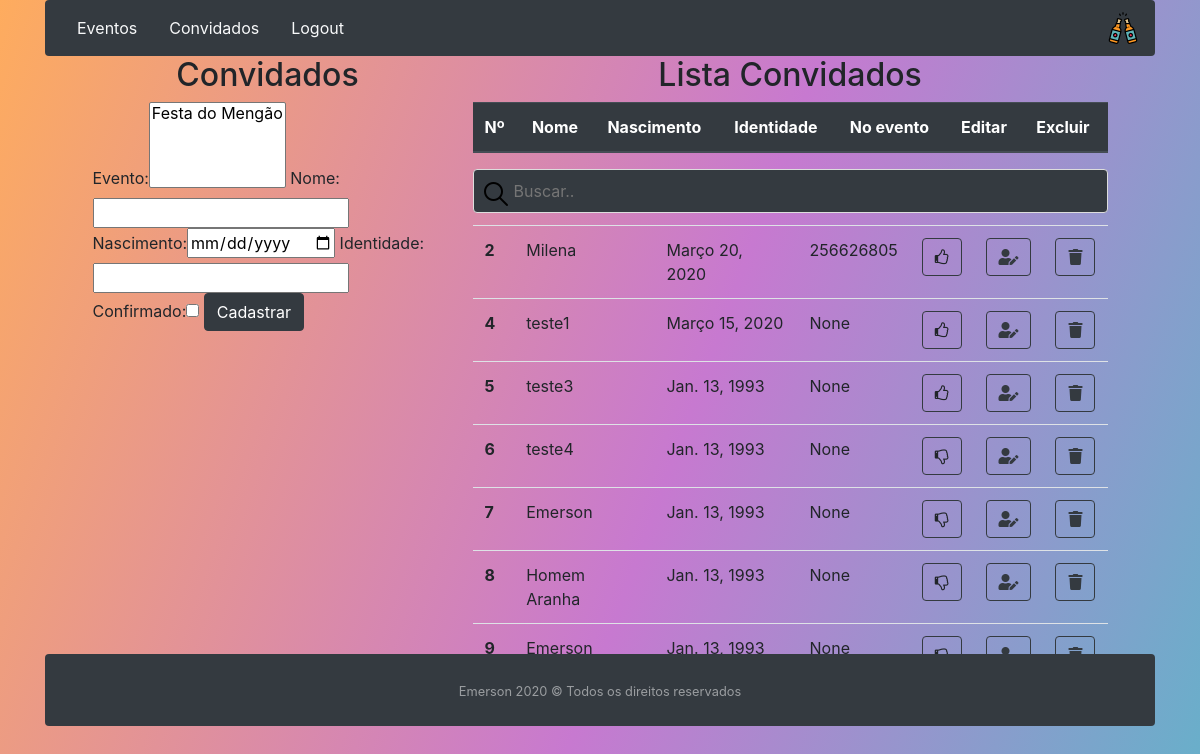
Page /convidados/list/ (signed in) on the earlier database version.
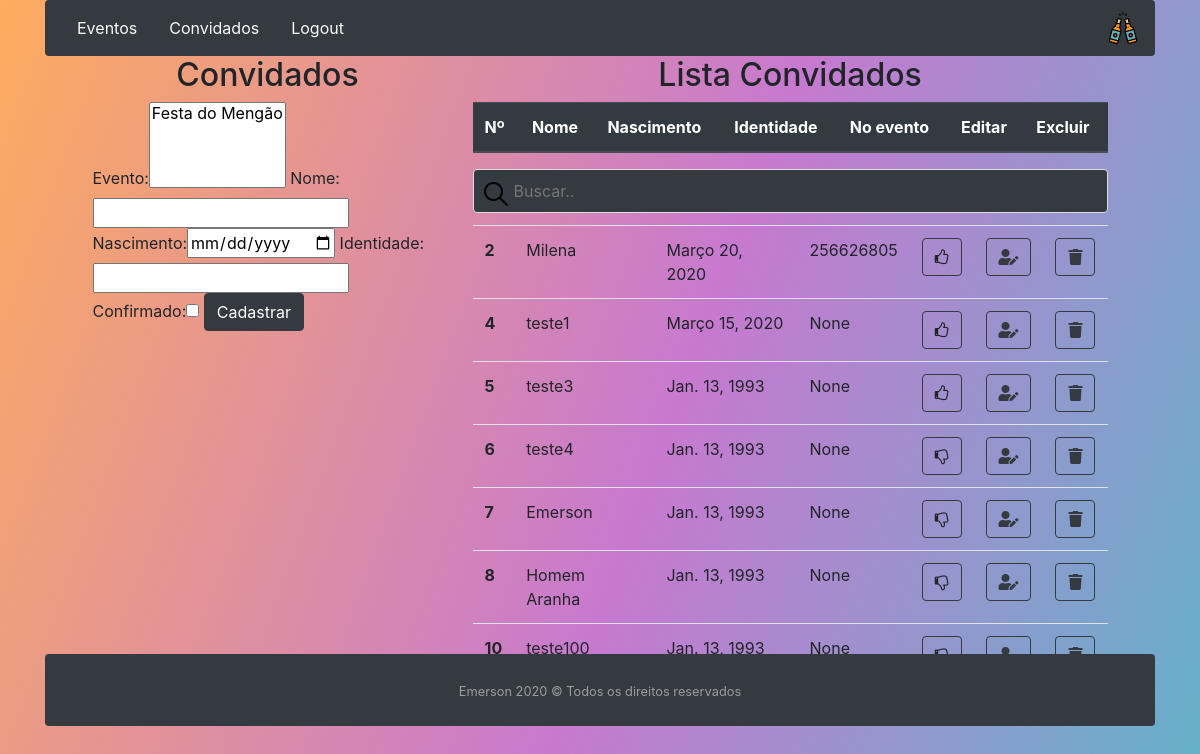
Same page on the later database version.
### convidado/models.py (models this page shows, shortened)
class Convidado(models.Model):
    evento = models.ManyToManyField(Evento)
    user = models.ForeignKey(settings.AUTH_USER_MODEL,default=1, on_delete=models.CASCADE)
    nome = models.CharField(max_length=100)
    nascimento = models.DateField()
    identidade = models.CharField(max_length=9,null=True, default=None, blank=True)
    confirmado = models.BooleanField()

### convidado/views.py (the view)
# urls.py: path('list/', listaconvidados,name='convidados'),
@login_required()
def listaconvidados(request):
    form = ConvidadoForm(request.user)
    usuario = request.user
    convidados = Convidado.objects.filter(
        user=request.user
    )
    return render(request, 'convidado/listaconvidados.html',{'convidados':convidados, 'form':form, 'usuario':usuario})

### convidado/forms.py
class ConvidadoForm(ModelForm):
    class Meta:
        model= Convidado
        fields = '__all__'
        widgets = {'user': forms.HiddenInput(), 'nascimento':DateInput()}
    def __init__(self, user, *args, **kwargs):
        super(ConvidadoForm, self).__init__(*args, **kwargs)
        self.fields['evento'].queryset = Evento.objects.filter(user=user)

### evento/models.py (called while the page is built)
    def __str__(self):
        return self.nome_festa

### convidado/templates/convidado/listaconvidados.html (shortened to what this page needs)
{%extends 'convidado/base.html'%}
{% load bootstrap %}
{%load static%}
{%block menu%}
<nav class="navbar navbar-dark bg-dark rounded">
    <ul class="nav">
      <li class="nav-item">
        <a  class="nav-link text-light bg-dark"  href="{%url 'eventos'%}">Eventos</a>
      </li>
      <li class="nav-item">
        <a class="nav-link active text-light bg-dark" href="{%url 'convidados'%}">Convidados</a>
      </li>
      <li class="nav-item">
         <a class="nav-link text-light bg-dark" href="{%url 'logout'%}" >Logout</a>
      </li>
    </ul>
    <div>
        <img src="{% static '/img/cerveja.png'%}">
    </div>
</nav>
{%endblock%}
{%block main%}
<div class="row justify-content-md-center" >
    <div  class="col-lg-4" >
        <h2 align="center">Convidados</h2>
        <form  action= "{% url 'novoConvidado' %}" method ="POST">
            {{ form|bootstrap }}
            <button type="submit" class="btn btn-dark">Cadastrar</button>
        </form>
    </div>
    <div class="col-lg-7 overflow-auto">
        <h2 align="center">Lista Convidados</h2>
        <table class="table">
          <thead class="thead-dark">
            <tr>
              <th scope="col">Nº</th>
              <th scope="col">Nome</th>
              <th scope="col">Nascimento</th>
              <th scope="col">Identidade</th>
              <th scope="col">No evento</th>
              <th scope="col">Editar</th>
              <th scope="col">Excluir</th>
            </tr>
          </thead>
        </table>
        <div class="anyClass">
            <input type="text" id="myInput" onkeyup="myFunction()" placeholder="Buscar.." class="text-light bg-dark rounded">
            <table class="table" id="myTable">
                <tbody>
                    {%for convidados in convidados%}
                    <tr>
                      <th scope="row">{{convidados.id}}</th>
                      <td>{{convidados.nome}}</td>
                      <td>{{convidados.nascimento}}</td>
                      <td>{{convidados.identidade}}</td>
                      {%if convidados.confirmado == True %}
                        <td>
                            <a   class="btn btn-outline-dark" >
                              <i class="fa fa-thumbs-o-up"></i>
                            </a>
                        </td>
                      {%else%}
                        <td>
                            <a   class="btn btn-outline-dark" >
                              <i class="fa fa-thumbs-o-down"></i>
                            </a>
                        </td>
                       {%endif%}
                      <td>
                          <a class="btn btn-outline-dark" href="{%url 'convidadoUpdate' convidados.id %}">
                              <i class="fas fa-user-edit"></i>
                          </a>
                      </td>
                      <td>
                          <a  class="btn btn-outline-dark" href="{%url 'convidadoDelete' convidados.id %}">
                              <i class="fas fa-trash" ></i>
                          </a>
                      </td>
                    </tr>
                    {%endfor%}
                  </tbody>
            </table>
        </div>
    </div>
</div>
{%endblock%}

Differences in the rows shown:
removed Convidado: id "9", nome "Emerson", nascimento "Jan. 13, 1993", identidade "None", confirmado False (drawn)
now on this page (row unchanged): Convidado: id "10", nome "teste100", nascimento "Jan. 13, 1993", identidade "None", confirmado False (drawn)
